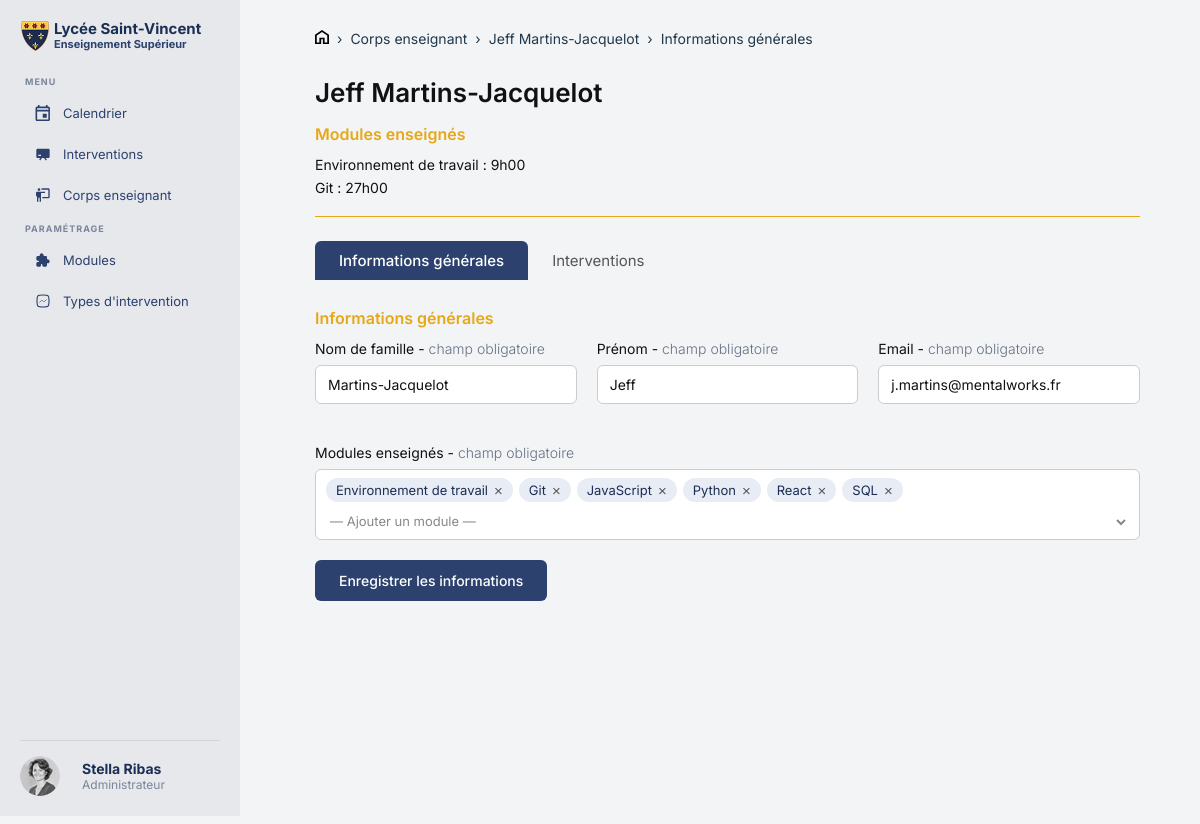
Screenshot of /fiche_enseignant.php?id=1 with the database file from the repository.
### tables this page shows
CREATE TABLE IF NOT EXISTS `instructor` (
  `id` int NOT NULL AUTO_INCREMENT,
  `user_id` int NOT NULL,
  PRIMARY KEY (`id`),
  KEY `user_id` (`user_id`)
);

CREATE TABLE IF NOT EXISTS `users` (
  `id` int NOT NULL AUTO_INCREMENT,
  `role` varchar(100) NOT NULL DEFAULT 'admin',
  `email` varchar(150) NOT NULL,
  `last_name` varchar(100) NOT NULL,
  `first_name` varchar(100) NOT NULL,
  `password` varchar(255) NOT NULL,
  PRIMARY KEY (`id`),
  UNIQUE KEY `email` (`email`)
);

CREATE TABLE IF NOT EXISTS `module` (
  `id` int NOT NULL AUTO_INCREMENT,
  `code` varchar(50) NOT NULL,
  `parent_id` int DEFAULT NULL,
  `name` varchar(150) NOT NULL,
  `description` varchar(400) NOT NULL,
  `hours_count` int DEFAULT NULL,
  `capstone_project` tinyint(1) DEFAULT '0',
  PRIMARY KEY (`id`),
  UNIQUE KEY `code` (`code`),
  UNIQUE KEY `name` (`name`),
  KEY `parent_id` (`parent_id`)
);

### database/requeteficheenseignant.php (called while the page is built, shortened)
<?php
$id = isset($_GET['id']) ? (int)$_GET['id'] : 0;
$stmt = $pdo->prepare("
    SELECT i.id, u.last_name, u.first_name, u.email
    FROM instructor i
    JOIN users u ON i.user_id = u.id
    WHERE i.id = ?
");
$stmt->execute([$id]);
$enseignant = $stmt->fetch(PDO::FETCH_ASSOC);
$stmt = $pdo->prepare("
    SELECT m.name, SUM(TIMESTAMPDIFF(HOUR, c.start_date, c.end_date)) AS heures
    FROM course c
    JOIN course_instructor ci ON c.id = ci.course_id
    JOIN module m ON c.module_id = m.id
    WHERE ci.instructor_id = ?
    GROUP BY m.id, m.name
    ORDER BY m.name ASC
");
$stmt->execute([$id]);
$heures_par_module = $stmt->fetchAll(PDO::FETCH_ASSOC);
$stmt = $pdo->prepare("
    SELECT m.id, m.name
    FROM instructor_module im
    JOIN module m ON im.module_id = m.id
    WHERE im.instructor_id = ?
    ORDER BY m.name ASC
");
$stmt->execute([$id]);
$modules_enseignant = $stmt->fetchAll(PDO::FETCH_ASSOC);

### public/fiche_enseignant.php (the view, shortened to what this page needs)
<?php
require_once '../fonctions/db.php';
require_once '../database/requeteficheenseignant.php';
?>
<!DOCTYPE html>
<html lang="fr">
<head>
    <link rel="stylesheet" href="assets/css/header.css">
    <link rel="stylesheet" href="assets/css/fiche_enseignant.css">
</head>
<body class="page-fiche">
<div class="page">
    <?php require_once '../inclus/header.php'; ?>
    <main class="contenu">
        <nav class="fil">
            <a href="index.php"><img src="assets/images/Home.svg"></a>
            <span>›</span>
            <a href="corps_enseignant.php">Corps enseignant</a>
            <span>›</span>
            <span><?= htmlspecialchars($enseignant['first_name'] . ' ' . $enseignant['last_name']) ?></span>
            <span>›</span>
            <span>Informations générales</span>
        </nav>
        <h1 class="titre-fiche"><?= htmlspecialchars($enseignant['first_name'] . ' ' . $enseignant['last_name']) ?></h1>
        <?php if (!empty($heures_par_module)): ?>
            <p class="sous-titre-section">Modules enseignés</p>
            <ul class="liste-modules-heures">
                <?php foreach ($heures_par_module as $ligne): ?>
                    <li>
                        <span class="nom-module"><?= htmlspecialchars($ligne['name']) ?></span>
                        <span class="separateur"> : </span>
                        <span class="nb-heures"><?= (int)$ligne['heures'] ?>h00</span>
                    </li>
                <?php endforeach; ?>
            </ul>
        <?php endif; ?>
        <div class="hrcouleur"></div>
        <div class="onglets">
            <button class="onglet actif" onclick="afficherOnglet('infos', this)">Informations générales</button>
            <button class="onglet" onclick="afficherOnglet('interventions', this)">Interventions</button>
        </div>
        <div id="onglet-infos" class="contenu-onglet">
            <p class="sous-titre-section">Informations générales</p>
            <form method="POST" action="" id="formulaire-principal">
                <div class="grille-champs">
                    <div class="champ">
                        <label>Nom de famille - <span class="obligatoire">champ obligatoire</span></label>
                        <input type="text" name="nom" value="<?= htmlspecialchars($enseignant['last_name']) ?>">
                    </div>
                    <div class="champ">
                        <label>Prénom - <span class="obligatoire">champ obligatoire</span></label>
                        <input type="text" name="prenom" value="<?= htmlspecialchars($enseignant['first_name']) ?>">
                    </div>
                    <div class="champ">
                        <label>Email - <span class="obligatoire">champ obligatoire</span></label>
                        <input type="text" name="email" value="<?= htmlspecialchars($enseignant['email']) ?>">
                    </div>
                </div>
                <div class="champ">
                    <label>Modules enseignés - <span class="obligatoire">champ obligatoire</span></label>
                    <div class="multiselect" id="multiselect">
                        <div class="tags" id="tags">
                            <?php foreach ($modules_enseignant as $m): ?>
                                <span class="tag" data-id="<?= $m['id'] ?>">
                                    <?= htmlspecialchars($m['name']) ?>
                                    <button type="button" onclick="retirerTag(this)">×</button>
                                </span>
                            <?php endforeach; ?>
                        </div>
                        <select id="select-modules" onchange="ajouterTag(this)">
                            <option value="">— Ajouter un module —</option>
                        </select>
                    </div>
                </div>
                <div class="boutons">
                    <button type="submit" name="enregistrer" class="bouton-enregistrer">Enregistrer les informations</button>
                </div>
            </form>
        </div>
    </main>
</div>
</body>
</html>

### public/assets/css/header.css (style rules this page uses)
html, body { margin: 0; padding: 0; overflow-x: hidden; box-sizing: border-box; font-family: 'Inter', sans-serif; background-color: #f3f4f6; color: #1b2e53; }
.page { display: flex; min-height: 100vh; }

### public/assets/css/fiche_enseignant.css (style rules this page uses)
.contenu { margin-left: 275px; flex: 1; min-height: 100vh; padding: 30px 60px 30px 40px; }
.fil { display: flex; align-items: center; gap: 8px; font-size: 14px; color: #1F384C; margin-bottom: 30px; }
.fil a { color: #1F384C; text-decoration: none; }
.titre-fiche { font-size: 26px; font-weight: 600; color: #111; margin-bottom: 16px; }
.sous-titre-section { font-size: 16px; font-weight: 600; color: #e6a817; margin-bottom: 12px; }
.liste-modules-heures { list-style: none; padding: 0; margin: 0 0 20px 0; display: flex; flex-direction: column; gap: 6px; }
.liste-modules-heures li { font-size: 14px; color: #111; }
.nom-module { font-weight: 400; }
.nb-heures { font-weight: 400; }
.hrcouleur { height: 1px; background-color: #e6a817; width: 100%; margin-bottom: 24px; }
.onglets { display: flex; gap: 0; margin-bottom: 28px; border-bottom: none; }
.onglet { padding: 10px 24px; border: none; background: none; font-size: 15px; font-family: 'Inter', sans-serif; font-weight: 400; color: #555; cursor: pointer; border-radius: 6px 6px 0 0; transition: background 0.15s; }
.onglet.actif { background: #2c416e; color: white; font-weight: 500; }
.grille-champs { display: grid; grid-template-columns: 1fr 1fr 1fr; gap: 20px; margin-bottom: 20px; }
.champ { display: flex; flex-direction: column; gap: 8px; margin-bottom: 20px; }
.champ label { font-size: 14px; font-weight: 400; color: #111; }
.obligatoire { font-weight: 300; color: #667085; }
.champ input[type="text"] { padding: 10px 12px; border: 1px solid #ccc; border-radius: 6px; font-size: 14px; font-family: 'Inter', sans-serif; outline: none; color: #111; width: 100%; box-sizing: border-box; }
.multiselect { border: 1px solid #ccc; border-radius: 6px; padding: 8px 10px; background: white; min-height: 48px; cursor: pointer; }
.tags { display: flex; flex-wrap: wrap; gap: 6px; margin-bottom: 8px; }
.tag { display: inline-flex; align-items: center; gap: 6px; background: #e8ecf4; color: #1b2e53; font-size: 13px; padding: 4px 10px; border-radius: 20px; }
.tag button { background: none; border: none; cursor: pointer; font-size: 15px; color: #555; padding: 0; line-height: 1; }
#select-modules { border: none; outline: none; font-size: 13px; font-family: 'Inter', sans-serif; color: #888; background: transparent; cursor: pointer; width: 100%; }
.boutons { display: flex; gap: 16px; align-items: center; margin-top: 10px; }
.bouton-enregistrer { padding: 12px 24px; border: none; border-radius: 6px; background: #2c416e; color: white; font-size: 14px; font-weight: 500; cursor: pointer; font-family: 'Inter', sans-serif; transition: background 0.2s; }

### rows the page displays
instructor: user.last_name "Jeff Martins-Jacquelot", nom "Martins-Jacquelot", prenom "Jeff", email "j.martins@mentalworks.fr"
module: name "Environnement de travail"
module: name "Git"
module: name "JavaScript"
module: name "Python"
module: name "React"
module: name "SQL"

### other values shown
$ligne['name'] "Environnement de travail"
$ligne['heures'] "9"
$ligne['name'] "Git"
$ligne['heures'] "27"
